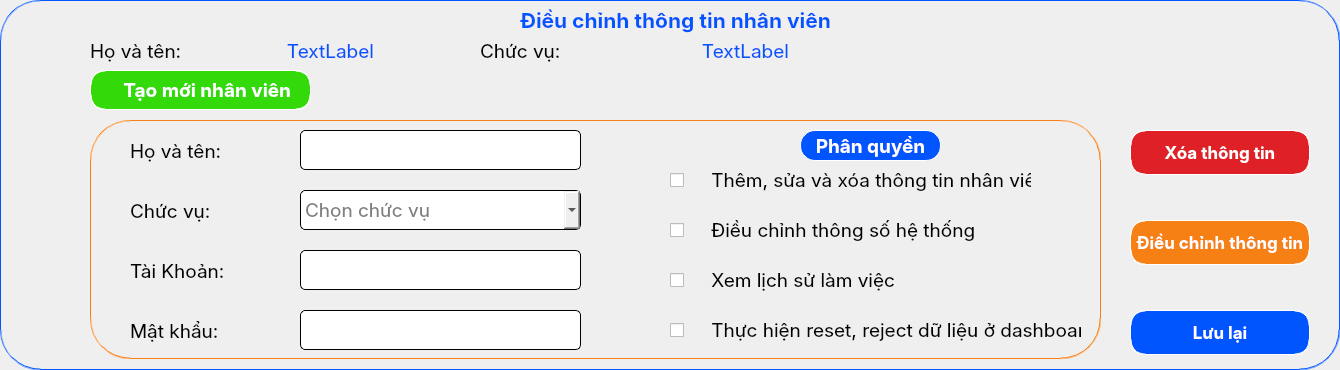
         <widget class="QGroupBox" name="groupBox_14">
          <property name="enabled">
           <bool>true</bool>
          </property>
          <property name="geometry">
           <rect>
            <x>50</x>
            <y>50</y>
            <width>1340</width>
            <height>370</height>
           </rect>
          </property>
          <property name="styleSheet">
           <string notr="true">border: 1px groove #0055FF;
opacity: 0.7;
border-radius: 40px;
</string>
          </property>
          <property name="title">
           <string/>
          </property>
          <widget class="QLabel" name="label_67">
           <property name="geometry">
            <rect>
             <x>90</x>
             <y>30</y>
             <width>151</width>
             <height>41</height>
            </rect>
           </property>
           <property name="font">
            <font>
             <family>Inter</family>
             <pointsize>14</pointsize>
            </font>
           </property>
           <property name="styleSheet">
            <string notr="true">color: black;
font-family: Inter, sans-serif;
border: None;
background-color: transparent;
</string>
           </property>
           <property name="text">
            <string>Họ và tên:</string>
           </property>
          </widget>
          <widget class="QLabel" name="label_68">
           <property name="geometry">
            <rect>
             <x>480</x>
             <y>30</y>
             <width>151</width>
             <height>41</height>
            </rect>
           </property>
           <property name="font">
            <font>
             <family>Inter</family>
             <pointsize>14</pointsize>
            </font>
           </property>
           <property name="styleSheet">
            <string notr="true">color: black;
font-family: Inter, sans-serif;
border: None;
background-color: transparent;
</string>
           </property>
           <property name="text">
            <string>Chức vụ:</string>
           </property>
          </widget>
          <widget class="QPushButton" name="btnSave1">
           <property name="geometry">
            <rect>
             <x>1130</x>
             <y>310</y>
             <width>180</width>
             <height>45</height>
            </rect>
           </property>
           <property name="font">
            <font>
             <family>Inter</family>
             <pointsize>13</pointsize>
             <bold>true</bold>
            </font>
           </property>
           <property name="styleSheet">
            <string notr="true">QPushButton#btnSave1{
	border-radius: 15px;
	border-color: white;
	background-color: #0055FF;
	color: white;
	text-align: center;
	font-family: Inter, sans-serif;
}

QPushButton#btnSave1:hover {
    background-color: #FFA500;  /* Màu nền khi hover */
}

QPushButton#btnSave1:pressed {
    padding-left: 5px;
    padding-top: 5px;
}




</string>
           </property>
           <property name="text">
            <string>Lưu lại</string>
           </property>
          </widget>
          <widget class="QLabel" name="label_70">
           <property name="geometry">
            <rect>
             <x>0</x>
             <y>0</y>
             <width>1351</width>
             <height>41</height>
            </rect>
           </property>
           <property name="font">
            <font>
             <family>Inter</family>
             <pointsize>16</pointsize>
             <bold>true</bold>
             <kerning>true</kerning>
            </font>
           </property>
           <property name="styleSheet">
            <string notr="true">color: #0055FF;
opacity: 0.4;
background-color: transparent;
font-family: Inter, sans-serif;
border: None;
</string>
           </property>
           <property name="text">
            <string>Điều chỉnh thông tin nhân viên</string>
           </property>
           <property name="alignment">
            <set>Qt::AlignCenter</set>
           </property>
           <property name="wordWrap">
            <bool>false</bool>
           </property>
          </widget>
          <widget class="QLabel" name="lbFullName">
           <property name="geometry">
            <rect>
             <x>200</x>
             <y>30</y>
             <width>261</width>
             <height>41</height>
            </rect>
           </property>
           <property name="font">
            <font>
             <family>Inter</family>
             <pointsize>14</pointsize>
            </font>
           </property>
           <property name="styleSheet">
            <string notr="true">color: #0055FF;
font-family: Inter, sans-serif;
border: None;</string>
           </property>
           <property name="text">
            <string>TextLabel</string>
           </property>
           <property name="alignment">
            <set>Qt::AlignCenter</set>
           </property>
          </widget>
          <widget class="QLabel" name="lbDuty">
           <property name="geometry">
            <rect>
             <x>620</x>
             <y>30</y>
             <width>251</width>
             <height>41</height>
            </rect>
           </property>
           <property name="font">
            <font>
             <family>Inter</family>
             <pointsize>14</pointsize>
            </font>
           </property>
           <property name="styleSheet">
            <string notr="true">color: #0055FF;
font-family: Inter, sans-serif;
border: None;</string>
           </property>
           <property name="text">
            <string>TextLabel</string>
           </property>
           <property name="alignment">
            <set>Qt::AlignCenter</set>
           </property>
          </widget>
          <widget class="QPushButton" name="btnEmployeeCreation">
           <property name="geometry">
            <rect>
             <x>90</x>
             <y>70</y>
             <width>221</width>
             <height>40</height>
            </rect>
           </property>
           <property name="font">
            <font>
             <family>Inter</family>
             <pointsize>14</pointsize>
             <bold>true</bold>
            </font>
           </property>
           <property name="styleSheet">
            <string notr="true">QPushButton#btnEmployeeCreation{
	border-radius: 15px;
	border-color: white;
	background-color: #33D909;
	color: white;
	text-align: center;
	font-family: Inter, sans-serif;
    background-image: url(:/newPrefix/Photo/icons8-add-male-user-group-32.png);
   background-repeat: no-repeat;
	
}

QPushButton#btnEmployeeCreation:hover {
    background-color: #FFA500;  /* Màu nền khi hover */
}

QPushButton#btnEmployeeCreation:pressed {
    padding-left: 5px;
    padding-top: 5px;
}




</string>
           </property>
           <property name="text">
            <string>   Tạo mới nhân viên</string>
           </property>
          </widget>
          <widget class="QGroupBox" name="groupBox_15">
           <property name="geometry">
            <rect>
             <x>90</x>
             <y>120</y>
             <width>1011</width>
             <height>239</height>
            </rect>
           </property>
           <property name="styleSheet">
            <string notr="true">border-color: #F68013</string>
           </property>
           <property name="title">
            <string/>
           </property>
           <widget class="QLabel" name="label_75">
            <property name="geometry">
             <rect>
              <x>710</x>
              <y>10</y>
              <width>141</width>
              <height>31</height>
             </rect>
            </property>
            <property name="font">
             <font>
              <family>Inter</family>
              <pointsize>14</pointsize>
              <bold>true</bold>
             </font>
            </property>
            <property name="styleSheet">
             <string notr="true">border-radius: 15px;
color: white;
opacity: 0.7;
font-family: Inter, sans-serif;
border: 1px solid #0055FF;
border-color: white;
background-color: #0055FF;</string>
            </property>
            <property name="text">
             <string>Phân quyền</string>
            </property>
            <property name="alignment">
             <set>Qt::AlignCenter</set>
            </property>
           </widget>
           <widget class="QLineEdit" name="leditFullNameEmployee">
            <property name="geometry">
             <rect>
              <x>210</x>
              <y>10</y>
              <width>281</width>
              <height>40</height>
             </rect>
            </property>
            <property name="font">
             <font>
              <family>Inter</family>
              <pointsize>14</pointsize>
             </font>
            </property>
            <property name="styleSheet">
             <string notr="true">border: 1px solid black;
border-radius: 5px;
font-family: Inter, sans-serif;
color: black;

</string>
            </property>
            <property name="text">
             <string/>
            </property>
           </widget>
           <widget class="QLabel" name="label_72">
            <property name="geometry">
             <rect>
              <x>40</x>
              <y>70</y>
              <width>151</width>
              <height>41</height>
             </rect>
            </property>
            <property name="font">
             <font>
              <family>Inter</family>
              <pointsize>14</pointsize>
             </font>
            </property>
            <property name="styleSheet">
             <string notr="true">color: black;
font-family: Inter, sans-serif;
border: None;
background-color: transparent;
</string>
            </property>
            <property name="text">
             <string>Chức vụ:</string>
            </property>
           </widget>
           <widget class="QLineEdit" name="leditUsername">
            <property name="geometry">
             <rect>
              <x>210</x>
              <y>130</y>
              <width>281</width>
              <height>40</height>
             </rect>
            </property>
            <property name="font">
             <font>
              <family>Inter</family>
              <pointsize>14</pointsize>
             </font>
            </property>
            <property name="styleSheet">
             <string notr="true">border: 1px solid black;
border-radius: 5px;
font-family: Inter, sans-serif;
color: black;

</string>
            </property>
            <property name="text">
             <string/>
            </property>
           </widget>
           <widget class="QLabel" name="label_73">
            <property name="geometry">
             <rect>
              <x>40</x>
              <y>130</y>
              <width>151</width>
              <height>41</height>
             </rect>
            </property>
            <property name="font">
             <font>
              <family>Inter</family>
              <pointsize>14</pointsize>
             </font>
            </property>
            <property name="styleSheet">
             <string notr="true">color: black;
font-family: Inter, sans-serif;
border: None;
background-color: transparent;
</string>
            </property>
            <property name="text">
             <string>Tài Khoản:</string>
            </property>
           </widget>
           <widget class="QLineEdit" name="leditPassword">
            <property name="geometry">
             <rect>
              <x>210</x>
              <y>190</y>
              <width>281</width>
              <height>40</height>
             </rect>
            </property>
            <property name="font">
             <font>
              <family>Inter</family>
              <pointsize>14</pointsize>
             </font>
            </property>
            <property name="styleSheet">
             <string notr="true">border: 1px solid black;
border-radius: 5px;
font-family: Inter, sans-serif;
color: black;

</string>
            </property>
            <property name="text">
             <string/>
            </property>
           </widget>
           <widget class="QComboBox" name="cbDuty1">
            <property name="geometry">
             <rect>
              <x>210</x>
              <y>70</y>
              <width>281</width>
              <height>40</height>
             </rect>
            </property>
            <property name="font">
             <font>
              <family>Inter</family>
              <pointsize>14</pointsize>
             </font>
            </property>
            <property name="styleSheet">
             <string notr="true">QComboBox#cbDuty1{
border: 1px solid black;
border-radius: 5px;
font-family: Inter, sans-serif;
color: black;
}
QComboBox#cbDuty1::down-arrow{
image: url(:/newPrefix/Photo/icons8-sort-down-30.png);
width: 70px;
height: 70px;
border: 0px;
}

QComboBox#cbDuty1::down-arrow:on{
image: url(:/newPrefix/Photo/icons8-sort-up-30.png);
width: 70px;
height: 70px;
border: 0px;
}
</string>
            </property>
            <property name="placeholderText">
             <string>Chọn chức vụ</string>
            </property>
           </widget>
           <widget class="QLabel" name="label_69">
            <property name="geometry">
             <rect>
              <x>40</x>
              <y>10</y>
              <width>151</width>
              <height>41</height>
             </rect>
            </property>
            <property name="font">
             <font>
              <family>Inter</family>
              <pointsize>14</pointsize>
             </font>
            </property>
            <property name="styleSheet">
             <string notr="true">color: black;
font-family: Inter, sans-serif;
border: None;
background-color: transparent;
</string>
            </property>
            <property name="text">
             <string>Họ và tên:</string>
            </property>
           </widget>
           <widget class="QLabel" name="label_74">
            <property name="geometry">
             <rect>
              <x>40</x>
              <y>190</y>
              <width>151</width>
              <height>41</height>
             </rect>
            </property>
            <property name="font">
             <font>
              <family>Inter</family>
              <pointsize>14</pointsize>
             </font>
            </property>
            <property name="styleSheet">
             <string notr="true">color: black;
font-family: Inter, sans-serif;
border: None;
background-color: transparent;
</string>
            </property>
            <property name="text">
             <string>Mật khẩu:</string>
            </property>
           </widget>
           <widget class="QCheckBox" name="cboxModifyInfor_4">
            <property name="geometry">
             <rect>
              <x>580</x>
              <y>190</y>
              <width>411</width>
              <height>40</height>
             </rect>
            </property>
            <property name="font">
             <font>
              <family>Inter</family>
              <pointsize>14</pointsize>
             </font>
            </property>
            <property name="styleSheet">
             <string notr="true">border: None;
border-radius: 5px;
font-family: Inter, sans-serif;
color: black;

</string>
            </property>
            <property name="text">
             <string>    Thực hiện reset, reject dữ liệu ở dashboard</string>
            </property>
           </widget>
           <widget class="QCheckBox" name="cboxModifyInfor">
            <property name="geometry">
             <rect>
              <x>580</x>
              <y>40</y>
              <width>361</width>
              <height>40</height>
             </rect>
            </property>
            <property name="font">
             <font>
              <family>Inter</family>
              <pointsize>14</pointsize>
             </font>
            </property>
            <property name="styleSheet">
             <string notr="true">border: None;
border-radius: 5px;
font-family: Inter, sans-serif;
color: black;

</string>
            </property>
            <property name="text">
             <string>    Thêm, sửa và xóa thông tin nhân viên</string>
            </property>
           </widget>
           <widget class="QCheckBox" name="cboxModifyPara">
            <property name="geometry">
             <rect>
              <x>580</x>
              <y>90</y>
              <width>361</width>
              <height>40</height>
             </rect>
            </property>
            <property name="font">
             <font>
              <family>Inter</family>
              <pointsize>14</pointsize>
             </font>
            </property>
            <property name="styleSheet">
             <string notr="true">border: None;
border-radius: 5px;
font-family: Inter, sans-serif;
color: black;

</string>
            </property>
            <property name="text">
             <string>    Điều chỉnh thông số hệ thống</string>
            </property>
           </widget>
           <widget class="QCheckBox" name="cboxModifyInfor_3">
            <property name="geometry">
             <rect>
              <x>580</x>
              <y>140</y>
              <width>361</width>
              <height>40</height>
             </rect>
            </property>
            <property name="font">
             <font>
              <family>Inter</family>
              <pointsize>14</pointsize>
             </font>
            </property>
            <property name="styleSheet">
             <string notr="true">border: None;
border-radius: 5px;
font-family: Inter, sans-serif;
color: black;

</string>
            </property>
            <property name="text">
             <string>    Xem lịch sử làm việc</string>
            </property>
           </widget>
          </widget>
          <widget class="QPushButton" name="btnDelete">
           <property name="geometry">
            <rect>
             <x>1130</x>
             <y>130</y>
             <width>180</width>
             <height>45</height>
            </rect>
           </property>
           <property name="font">
            <font>
             <family>Inter</family>
             <pointsize>13</pointsize>
             <bold>true</bold>
            </font>
           </property>
           <property name="styleSheet">
            <string notr="true">QPushButton#btnDelete{
	border-radius: 15px;
	border-color: white;
	background-color: #DF2026;
	color: white;
	text-align: center;
	font-family: Inter, sans-serif;
}

QPushButton#btnDelete:hover {
    background-color: #FFA500;  /* Màu nền khi hover */
}

QPushButton#btnDelete:pressed {
    padding-left: 5px;
    padding-top: 5px;
}




</string>
           </property>
           <property name="text">
            <string>Xóa thông tin</string>
           </property>
          </widget>
          <widget class="QPushButton" name="btnModify">
           <property name="geometry">
            <rect>
             <x>1130</x>
             <y>220</y>
             <width>180</width>
             <height>45</height>
            </rect>
           </property>
           <property name="font">
            <font>
             <family>Inter</family>
             <pointsize>13</pointsize>
             <bold>true</bold>
            </font>
           </property>
           <property name="styleSheet">
            <string notr="true">QPushButton#btnModify{
	border-radius: 15px;
	border-color: white;
	background-color: #F68013;
	color: white;
	text-align: center;
	font-family: Inter, sans-serif;
}

QPushButton#btnModify:hover {
    background-color: #FFA500;  /* Màu nền khi hover */
}

QPushButton#btnModify:pressed {
    padding-left: 5px;
    padding-top: 5px;
}




</string>
           </property>
           <property name="text">
            <string>Điều chỉnh thông tin</string>
           </property>
          </widget>
         </widget>
